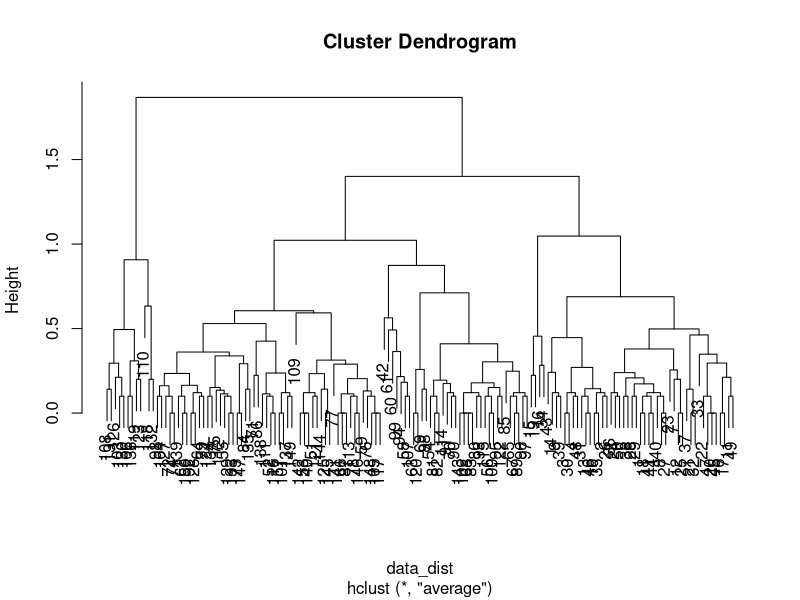

Reproduce this figure in R. (Note: this script raises an error after producing the figure.)
rm(list = ls())
data = iris
data = iris[,-5]

set.seed(1004)
data[,c(1,2)]
data_dist = dist(data[,c(1,2)])
hieracherical_cluster = hclust(data_dist,method = "average")

hieracherical_cluster$height

plot(hieracherical_cluster)


cluster_no_of_labels = cutree(hieracherical_cluster,k=3)
#k = specify the no of cuts of the tree
cut_boders

#to draw the rectangles to the around the branches of the dendrogram

rect.hclust(hieracherical_cluster,k=3,border="red")






